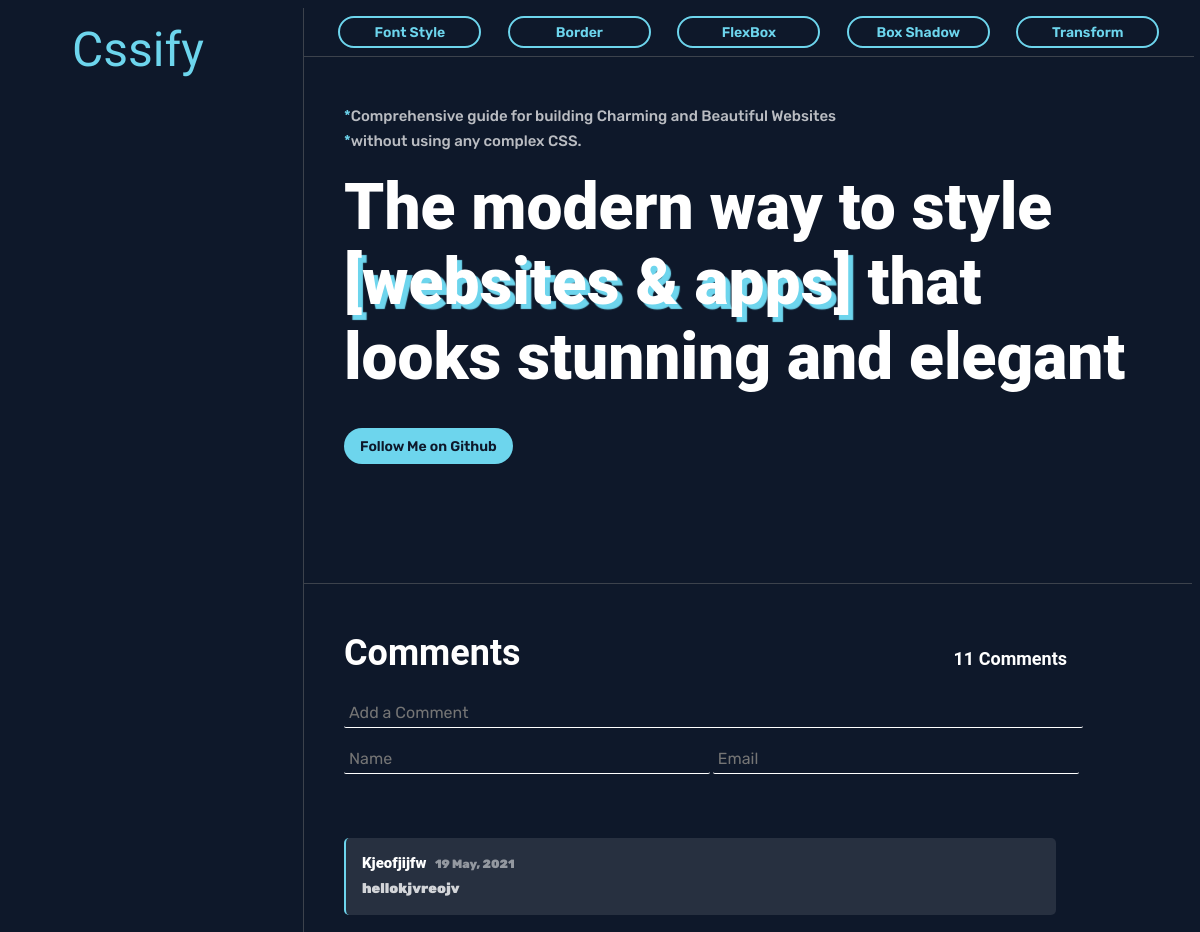
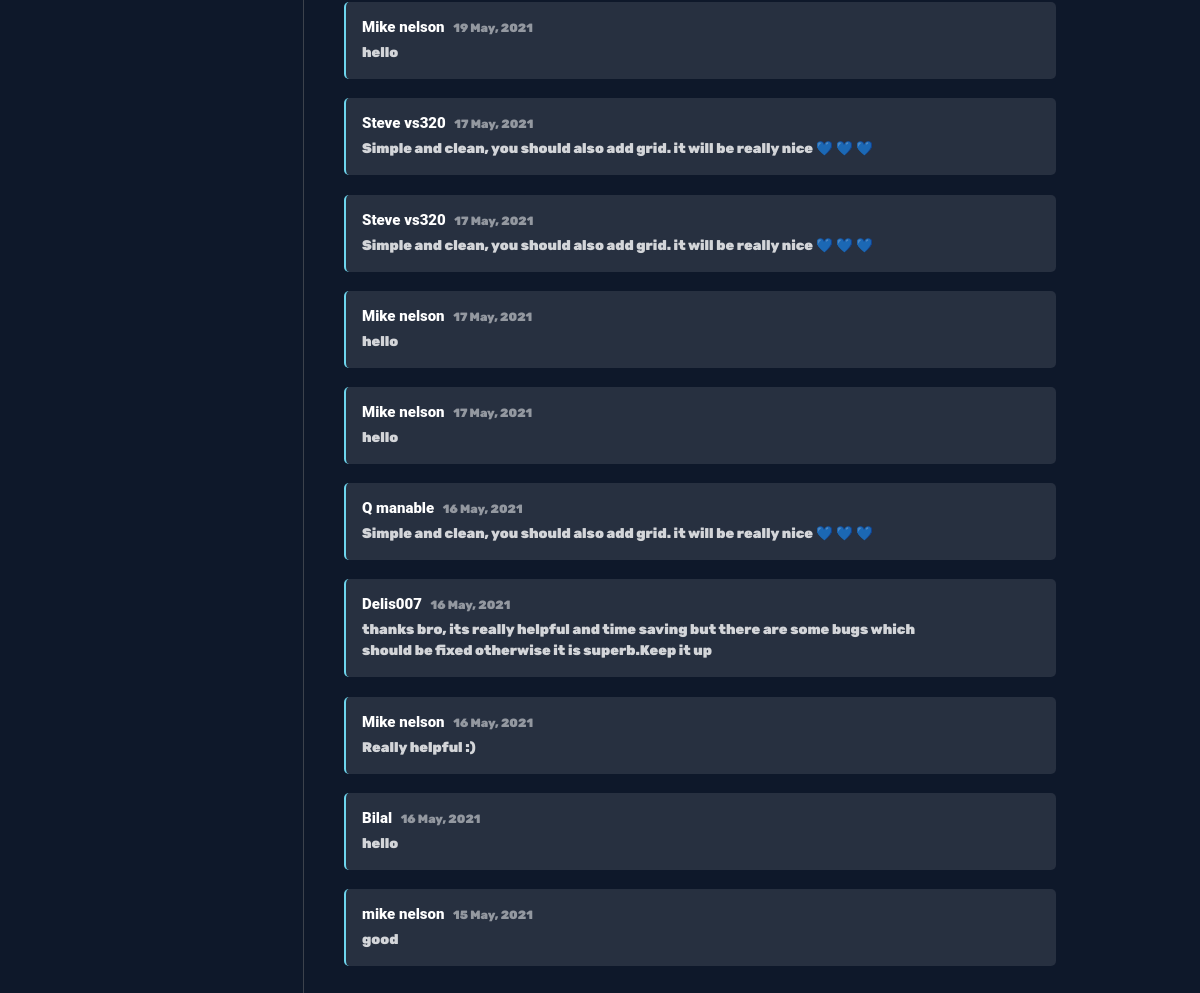
The page / on the database its author committed (2 pictures, top to bottom).
### main/models.py (models this page shows)
class CommentSection(models.Model):
     name = models.CharField(max_length=126)
     email = models.EmailField(max_length=256)
     comment = models.CharField(max_length=1000)
     date_added = models.DateTimeField(auto_now_add=True, null=True)

### main/views.py (the view)
# urls.py: path('', views.HomeView, name='Home'),
def HomeView(request):
     return ViewGenerator(request, 'home.html')

### main/forms.py
class Comment_Section(forms.ModelForm):
     class Meta:
          model = CommentSection
          fields = ['name', 'email', 'comment']
          widgets = {
               'name': forms.TextInput(attrs={'class': 'comment-sec', 'placeholder': 'Name'}),
               'email': forms.TextInput(attrs={'class': 'comment-sec', 'placeholder': 'Email'}),
               'comment': forms.TextInput(attrs={'class': 'comment-sec', 'id':'body','placeholder': 'Add a Comment'})
          }

### main/utils.py (called while the page is built)
def Commments(request):
     form = Comment_Section(request.POST or None)
     if form.is_valid() :
          name = form.cleaned_data['name'].capitalize()
          CommentSection.objects.create(name=name, email=form.cleaned_data['email'],comment=form.cleaned_data['comment'])
          form = Comment_Section()
     comments = CommentSection.objects.all().order_by('-date_added')[:15]
     count= CommentSection.objects.all().count()
     return {'count':count,'comments':comments,'form':form}

def ViewGenerator(request, file):
     comment_section = Commments(request)
     return render(request, file, comment_section)

### templates/home.html (shortened to what this page needs)
{% extends 'Acessories/base.html' %}
{% block content %}
<div id='intro' style="margin-top: 6rem;">Comprehensive guide for building Charming and Beautiful Websites </div>
<div id='intro'>without using any complex CSS.</div>
<h1 id="heading">The modern way to style <br> <span id="glow">[websites & apps] </span> that <br>looks stunning and elegant</h1>
<a href="https://github.com/dark-glich" target="_blank" id='button'> Follow Me on Github </a>
{% endblock %}

### templates/Acessories/coment-section.html (shortened to what this page needs)
<div class="main-section">
     <div id="margin"></div>
     <h1 id="title">Comments <span style="font-size: 50%; margin-left: 50%;" >{{count}} Comments</span></h1>
     <form class="comment-container" method="POST">{%csrf_token%}
          {{form.comment}}
          {{form.name}}
          {{form.email}}
     </form>
     <div class='comment-container'>
          {%for comment in comments%}
          <div class="comment">
               <div>
                    <span id="name">{{comment.name}}</span>
                    <span id="date">{{comment.date_added|date:"d M, Y"}}</span>
                    <div id="body">{{comment.comment}}</div>
               </div>
          </div>
          {% endfor %}
     </div>
</div>

### static/Css/base.css (style rules this page uses)
body { background-color: #0E182A; -webkit-perspective: 1000px; perspective: 1000px; }
a { text-decoration: none; color: #6dd5ed; }
.container .main #intro { color: rgba(255, 255, 255, 0.712); font-size: 15px; position: relative; margin-left: 2.5rem; font-weight: 500; line-height: 25px; }
.container .main #intro::before { content: '*'; color: #6dd5ed; }
.container .main #heading { margin-top: 1rem; font-size: 64px; font-weight: 900; font-family: 'roboto'; margin-left: 2.5rem; min-height: 60px; }
.container .main #heading #glow { text-shadow: 5px 5px 1px #6dd5ed; }
.container .main #button { margin-left: 2.5rem; z-index: 1; font-size: 14px; color: #0E182A; background-color: #6dd5ed; padding: 0.6rem 1rem; border-radius: 20px; -webkit-transition: -webkit-box-shadow 500ms ease; transition: -webkit-box-shadow 500ms ease; transition: box-shadow 500ms ease; transition: box-shadow 500ms ease, -webkit-box-shadow 500ms ease; }
.main-section { margin-top: 8rem; font-weight: 900; }
.main-section #margin { border-top: 0.4px solid rgba(122, 122, 122, 0.432); }
.main-section #title { margin-left: 2.5rem; padding-top: 1.5rem; font-family: 'roboto'; font-size: 36px; }
.main-section .comment-container { margin-left: 2.5rem; margin-bottom: 3rem; }
.main-section .comment-container .comment-sec { border: none; outline: none; width: 42%; display: inline-block; padding: 5px; color: white; font-size: 16px; background-color: rgba(255, 255, 255, 0); border-bottom: 1.2px solid white; font-family: "Rubik", sans-serif; -webkit-transition: border-bottom 300ms ease; transition: border-bottom 300ms ease; margin-bottom: 1rem; border-radius: 2px; }
.main-section .comment-container #body { width: 86%; }
.comment { background-color: rgba(255, 255, 255, 0.1); width: 80%; padding: 1rem; border-radius: 5px; margin-top: 1.2rem; border-left: 2px solid #6dd5ed; }
.comment #name { font-family: 'roboto'; font-size: 15px; font-weight: 800; }
.comment #date { color: rgba(255, 255, 255, 0.5); font-size: 12px; padding-left: 6px; }
.comment #body { margin-top: 6px; line-height: 150%; color: rgba(255, 255, 255, 0.8); }

### rows shown on the page
CommentSection: name "Kjeofjijfw", date_added "19 May, 2021", comment "hellokjvreojv"
CommentSection: name "Mike nelson", date_added "19 May, 2021", comment "hello"
CommentSection: name "Steve vs320", date_added "17 May, 2021", comment "Simple and clean, you should also add grid. it will be really nice 💙 💙 💙"
CommentSection: name "Steve vs320", date_added "17 May, 2021", comment "Simple and clean, you should also add grid. it will be really nice 💙 💙 💙"
CommentSection: name "Mike nelson", date_added "17 May, 2021", comment "hello"
CommentSection: name "Mike nelson", date_added "17 May, 2021", comment "hello"
CommentSection: name "Q manable", date_added "16 May, 2021", comment "Simple and clean, you should also add grid. it will be really nice 💙 💙 💙"
CommentSection: name "Delis007", date_added "16 May, 2021", comment "thanks bro, its really helpful and time saving but there are some bugs which should be fixed otherwise it is superb.Keep it up"
CommentSection: name "Mike nelson", date_added "16 May, 2021", comment "Really helpful :)"
CommentSection: name "Bilal", date_added "16 May, 2021", comment "hello"
CommentSection: name "mike nelson", date_added "15 May, 2021", comment "good"

### other values the page prints
{{ count }} "11"
